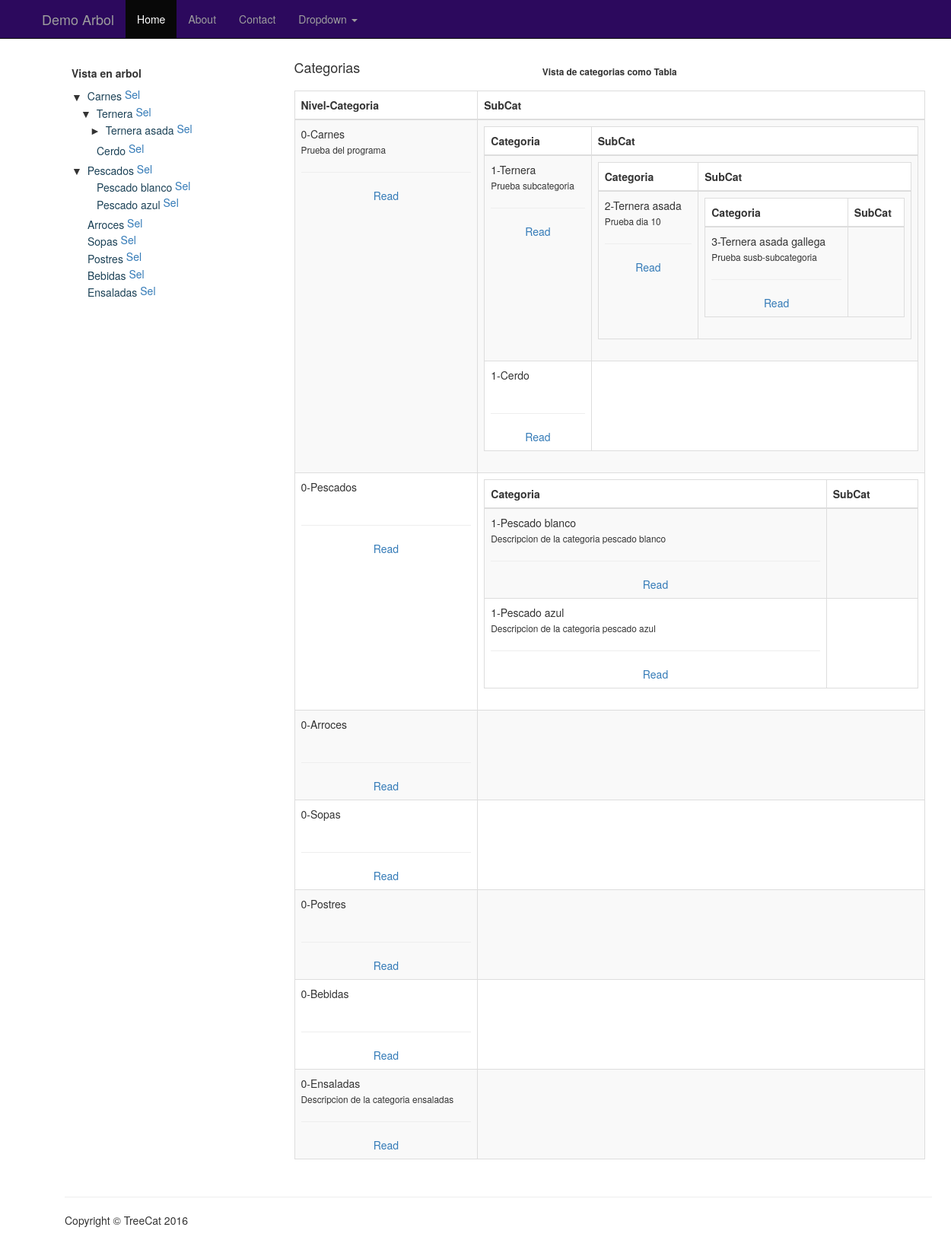
The app's page /main with its own data.
### tables this page shows
CREATE TABLE `cat_producto` (
  `id_categoria` int(11) NOT NULL,
  `id_padre` int(11) NOT NULL DEFAULT '0',
  `tiene_hijos` varchar(2) NOT NULL DEFAULT 'NO',
  `categoria` varchar(60) NOT NULL DEFAULT 'Categoria',
  `descripcion_cat` varchar(120) DEFAULT NULL COMMENT 'Informacion complemetaria',
  `alta` datetime DEFAULT NULL COMMENT 'Fecha de ALTA',
  `baja` datetime DEFAULT NULL COMMENT 'Fecha de BAJA',
  `modificado` datetime DEFAULT NULL COMMENT 'Fecha de ultimo combio',
  `nivel` int(11) NOT NULL DEFAULT '0'
);

### application/modules/cat_producto/controllers/Cat_producto.php (called while the page is built, shortened)
<?php
class Cat_producto extends MX_Controller
{
    function __construct()
    {
        $this->load->model('Cat_producto_model');
        $this->load->library('form_validation');
    }
        public function wcatprod()
	{
            $this->load->model('Cat_producto_model');
            $cat_hijo  = $this->Cat_producto_model->get_all_menu_hijo();
            $cat_padre = $this->Cat_producto_model->get_all_menu_padre();
            $data = array(
                'cat_padre_data' => $cat_padre,
                'cat_hijo_data'  => $cat_hijo
            );
            $data['edita'] = 'NO';
            $this->load->view('wcrud_categorias', $data);
	}
}

### application/third_party/MX/Modules.php (called while the page is built, shortened)
<?php (defined('BASEPATH')) OR exit('No direct script access allowed');
class Modules
{
	public static $routes, $registry, $locations;
	public static function run($module)
	{
		$method = 'index';
		if(($pos = strrpos($module, '/')) != FALSE)
		{
			$method = substr($module, $pos + 1);
			$module = substr($module, 0, $pos);
		}
		if($class = self::load($module))
		{
			if (method_exists($class, $method))	{
				$args = func_get_args();
				$output = call_user_func_array(array($class, $method), array_slice($args, 1));
				$buffer = ob_get_clean();
				return ($output !== NULL) ? $output : $buffer;
			}
		}
	}
	public static function load($module)
	{
		(is_array($module)) ? list($module, $params) = each($module) : $params = NULL;
		$alias = strtolower(basename($module));
		if ( ! isset(self::$registry[$alias]))
		{
			self::$registry[$alias] = new $controller($params);
		}
		return self::$registry[$alias];
	}
}

### application/modules/main/controllers/Main.php (called while the page is built, shortened)
<?php
class Main extends MX_Controller {
        var $menu;
        var $indice;
        var $add;
	public function index()
	{
            $data = array();
            if (!read_file(base_url().'data/arbol.json'))
            {
                $data['arbol_menu'] = $this->crea_arbol();
            } else {
                $data['arbol_menu'] = file_get_contents(base_url().'data/arbol.json');}
            $this->load->view('header_main');
            $this->load->view('body_main',$data);
	}
        private function initVar() {
            $this->menu = array();
            $this->indice = array();
            $this->add = 0;
        }
        public function crea_arbol()
        {
            $this->load->model('cat_producto/Cat_producto_model');
            $menu_padre = $this->Cat_producto_model->get_all_menu_padre();
            $n = 0;$rto = array();
            foreach ($menu_padre as $value) {
                if(!in_array($value->id_categoria, $this->indice )){
                    $this->menu[$n]['name']           = utf8_encode($value->categoria);
                    $this->menu[$n]['id']             = $value->id_categoria;
                    $this->indice[++$this->add]       = $value->id_categoria;
                    if ($value->tiene_hijos == 'SI'){
                        $rto = $this->nodo_hijo($value->id_categoria);
                        if ($rto != []){
                            $this->menu[$n]['children'] = $rto;}
                    }
                    ++$n;
                }
            }
            $jsonvar = json_encode($this->menu ,JSON_PRETTY_PRINT );
            return $jsonvar;
    }
    private function nodo_hijo($idPadre) {
        $menu_hijo  = $this->Cat_producto_model->get_solo_hijo($idPadre);
        $j = 0; $hijo = array();
        foreach ($menu_hijo as $value2)
        {
            $hijo[$j]['name']             = utf8_encode($value2->categoria);
            $hijo[$j]['id']               = $value2->id_categoria;
            $this->indice[++$this->add]   = $value2->id_categoria;
                if ($value2->tiene_hijos == 'SI'){
                    $hijo[$j]['children'] = $this->nodo_hijo($value2->id_categoria);
                }
            ++$j;
        }
        return $hijo;
    }
}

### index.php (called while the page is built, shortened)
<?php
require_once BASEPATH.'core/CodeIgniter.php';

### application/modules/cat_producto/models/Cat_producto_model.php (called while the page is built, shortened)
<?php
class Cat_producto_model extends CI_Model
{
    public $table = 'cat_producto';
    public $id = 'cat_producto.id_categoria';
    function get_all_menu_padre()
    {
        $this->db->where('cat_producto.id_padre',0);
        $this->db->order_by($this->id, 'ASC');
        return $this->db->get($this->table)->result();
    }
    function get_all_menu_hijo()
    {
        $this->db->where_not_in('cat_producto.id_padre',0);
        $this->db->order_by('id_padre', 'ASC');
        return $this->db->get($this->table)->result();
    }
    function get_solo_hijo($idPadre)
    {
        $this->db->select('id_categoria,id_padre,categoria,tiene_hijos');
        $this->db->where('cat_producto.id_padre',$idPadre);
        $this->db->order_by('id_categoria', 'ASC');
        return $this->db->get($this->table)->result();
    }
}

### application/modules/cat_producto/views/wcrud_categorias.php (the view, shortened to what this page needs)
     <div class="row" style="margin-bottom: 10px">
         <div class="col-md-4">
             <h4 style="margin-top:0px">Categorias</h4>
         </div>
         <div class="col-md-4 text-center">
             <div style="margin-top: 4px"  id="message">
                 <?php echo $this->session->userdata('message') <> '' ? $this->session->userdata('message') : ''; ?>
             </div>
         </div>
         <div class="col-md-4 text-right">
  </div>
     </div>
     <table class="table table-bordered table-responsive table-striped" id="mytablecat">
         <thead>
             <tr>
   <th>Nivel-Categoria</th>
   <th>SubCat</th>
             </tr>
         </thead>
  <tbody>
         <?php
         foreach ($cat_padre_data as $cat_padre)
         {
             ?>
             <tr>
                 <td><?php echo $cat_padre->nivel.'-'.$cat_padre->categoria ?><br/><small><?=$cat_padre->descripcion_cat?></small><br/><hr>
                      <div style="text-align:center">
                     <?php
                      echo anchor(site_url('cat_producto/read_p/'.$cat_padre->id_categoria),'Read');
?>
                      </div>
                 </td>
   <td>
                     <?php
                         if ($cat_padre->tiene_hijos == 'SI'){
                         tabla_hija($cat_padre->id_categoria,$cat_hijo_data,$edita);} ?>
                 </td>
      </tr>
             <?php
         }
         ?>
         </tbody>
     </table>
     <?php
         function tabla_hija($id_cat_padre,$oDatosHija,$edita)
         {?>
             <table class="table table-bordered table-responsive table-striped" id="mytablehija" style="font-size: 100%">
                         <thead>
                         <tr>
                             <th>Categoria</th>
                             <th>SubCat</th>
                         </tr>
                     </thead>
                     <tbody>
                     <?php
                     foreach ($oDatosHija as $cat_hijo)
                     {
                         if($id_cat_padre == $cat_hijo->id_padre){
                         ?>
                         <tr>
                             <td><?php echo $cat_hijo->nivel.'-'.$cat_hijo->categoria ?><br/><small><?=$cat_hijo->descripcion_cat?></small><br/><hr>
                             <div style="text-align:center">
                             <?php
                                 echo anchor(site_url('cat_producto/read_h/'.$cat_hijo->id_categoria.'/'.$id_cat_padre),'Read');
                                 ?>
                             </div>
                             </td>
                             <td>
                                 <?php
                                     if ($cat_hijo->tiene_hijos == 'SI'){
                                     tabla_hija($cat_hijo->id_categoria,$oDatosHija,$edita);} ?>
                             </td>
                         </tr>
                         <?php }
                         else {
                         }
                     }
                     ?>
                     </table>
         <?php }
     ?>

### records on screen
cat_producto: nivel "0", categoria "Carnes", descripcion_cat "Prueba del programa", id_categoria "Read"
cat_producto: nivel "1", categoria "Ternera", descripcion_cat "Prueba subcategoria", id_categoria "Read"
cat_producto: nivel "2", categoria "Ternera asada", descripcion_cat "Prueba dia 10", id_categoria "Read"
cat_producto: nivel "3", categoria "Ternera asada gallega", descripcion_cat "Prueba susb-subcategoria", id_categoria "Read"
cat_producto: nivel "1", categoria "Cerdo", id_categoria "Read"
cat_producto: nivel "0", categoria "Pescados", id_categoria "Read"
cat_producto: nivel "1", categoria "Pescado blanco", descripcion_cat "Descripcion de la categoria pescado blanco", id_categoria "Read"
cat_producto: nivel "1", categoria "Pescado azul", descripcion_cat "Descripcion de la categoria pescado azul", id_categoria "Read"
cat_producto: nivel "0", categoria "Arroces", id_categoria "Read"
cat_producto: nivel "0", categoria "Sopas", id_categoria "Read"
cat_producto: nivel "0", categoria "Postres", id_categoria "Read"
cat_producto: nivel "0", categoria "Bebidas", id_categoria "Read"
cat_producto: nivel "0", categoria "Ensaladas", descripcion_cat "Descripcion de la categoria ensaladas", id_categoria "Read"

### other values on screen
$this->session->userdata('message') "Vista de categorias como Tabla"
